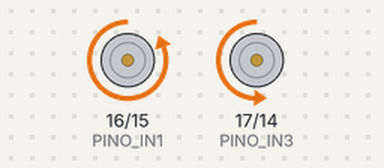
This sketch was run on a simulated Arduino Uno, built with avr-gcc and run on an emulated ATmega328P. Parts: motor-driver pin pairs drawn as motors (green arrow = first pin HIGH = forward, orange = second pin HIGH = backward, longer = more drive, scaled by the enable pin).

Above: at 1.5 s.
At 4.5 s:
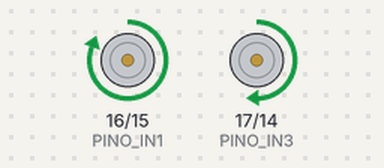
At 7.5 s:
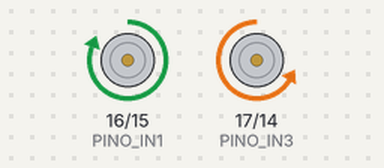
At 10.5 s:
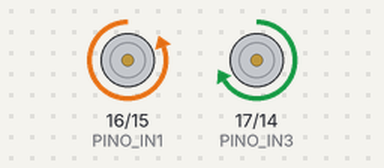
Timing chart, 0 to 15.6 s (numbered marks = the images above):
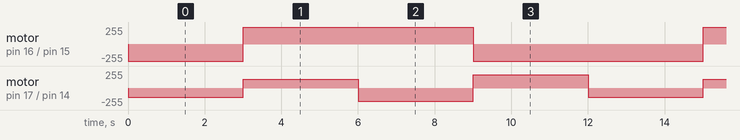

The sketch:

movimentacao_basica_ponte_h_vermelha.ino
```cpp
/*
========================================================================= TESTE PONTE H ROBÔ DEFINITIVO MAZE V0.1 ========================================================================================
Autor: Murilo
Data da criação: 13/06/2025
Data da última modificação: 13/06/2025

Campo de observações:
os comandos para girar os motores devem ser invertidos. Exemplo: paraFrente tem que ser paraTras
===========================================================================================================================================================================================================
*/

//declaracao dos pinos utilizados para controlar a velocidade de rotacao
#define PINO_ENA 7 //12
#define PINO_IN1 16 //16
#define PINO_IN2 15 //14

#define PINO_ENB 11 // 7
#define PINO_IN3 17 //15
#define PINO_IN4 14 //17

// Declaração de variáveis que serão correspondentes a velocidade dos motores
int velMotoresEsq = 130; // 150, 200, 130
int velMotoresDir = 135; // 160, 215, 135
int velMotoresEsqCurva = 200;
int velMotoresDirCurva = 200;

void setup()
{

  //configuração dos pinos como saida
  pinMode(PINO_ENA, OUTPUT);
  pinMode(PINO_ENB, OUTPUT);
  pinMode(PINO_IN1, OUTPUT);
  pinMode(PINO_IN2, OUTPUT);
  pinMode(PINO_IN3, OUTPUT);
  pinMode(PINO_IN4, OUTPUT);

  //inicia o codigo com os motores parados
  digitalWrite(PINO_IN1, LOW);
  digitalWrite(PINO_IN2, LOW);
  digitalWrite(PINO_IN3, LOW);
  digitalWrite(PINO_IN4, LOW);
  digitalWrite(PINO_ENA, LOW);
  digitalWrite(PINO_ENB, LOW);

}

void loop()
{
  /*for(int i = 100; i < 250; i = i + 10)
  {
  analogWrite(ENA_I, velMotoresEsq);
  analogWrite(ENB_I, velMotoresDir);

  digitalWrite(IN1_I, HIGH);
  digitalWrite(IN2_I, LOW);

  delay(1000);
  }*/

  /*testaMotorIndividual(120, 120);
  delay(5000);
  pararMotores();
  delay(3000);
  testaMotorIndividual(200, 200);
  delay(5000);
  pararMotores();
  delay(3000);
  */
  paraFrente();
  delay(3000);
  paraTras();
  delay(3000);
  virarEsquerda();
  delay(3000);
  virarDireita();
  delay(3000);

}

void paraFrente()
{
  // Configura a velocidade dos motores
  analogWrite(PINO_ENA, velMotoresEsq);
  analogWrite(PINO_ENB, velMotoresDir);

  //configura os motores para o sentido horario
  digitalWrite(PINO_IN1, LOW);
  digitalWrite(PINO_IN2, HIGH);
  digitalWrite(PINO_IN3, LOW);
  digitalWrite(PINO_IN4, HIGH);
}
void paraTras()
{
  // Configura a velocidade dos motores
  analogWrite(PINO_ENA, velMotoresEsq);
  analogWrite(PINO_ENB, velMotoresDir);

  //configura os motores para o sentido anti-horário
  digitalWrite(PINO_IN1, HIGH);
  digitalWrite(PINO_IN2, LOW);
  digitalWrite(PINO_IN3, HIGH);
  digitalWrite(PINO_IN4, LOW);
}
void virarEsquerda()
{
  // Configura a velocidade dos motores
  analogWrite(PINO_ENA, velMotoresEsqCurva);
  analogWrite(PINO_ENB, velMotoresDirCurva);

  //configura os motores para 2 girarem no sentido horário e 2 no anti-horário (curva)
  digitalWrite(PINO_IN1, HIGH);
  digitalWrite(PINO_IN2, LOW);
  digitalWrite(PINO_IN3, LOW);
  digitalWrite(PINO_IN4, HIGH);
}
void virarDireita()
{
  // Configura a velocidade dos motores
  analogWrite(PINO_ENA, velMotoresEsqCurva);
  analogWrite(PINO_ENB, velMotoresDirCurva);

  //configura os motores para 2 girarem no sentido horário e 2 no anti-horário (curva)
  digitalWrite(PINO_IN1, LOW);
  digitalWrite(PINO_IN2, HIGH);
  digitalWrite(PINO_IN3, HIGH);
  digitalWrite(PINO_IN4, LOW);
}
void pararMotores()
{
  digitalWrite(PINO_IN1, LOW);
  digitalWrite(PINO_IN2, LOW);
  digitalWrite(PINO_IN3, LOW);
  digitalWrite(PINO_IN4, LOW);
}/*
void testaMotorIndividual(int velE, int velD)
{
  analogWrite(ENA, velE);
  analogWrite(ENB, velD);

  digitalWrite(IN1, LOW);
  digitalWrite(IN2, HIGH);
  digitalWrite(IN3, LOW);
  digitalWrite(IN4, HIGH);

}*/
```

Measured:
- by itself, motor on pin 16 (PINO_IN1) / pin 15 (PINO_IN2): repeats every 12.0 s: forward 255/255 6.0 s, backward 255/255 6.0 s
- by itself, motor on pin 17 (PINO_IN3) / pin 14 (PINO_IN4): repeats every 12.0 s: forward 135/255 3.0 s, backward 200/255 3.0 s, forward 200/255 3.0 s, backward 135/255 3.0 s
